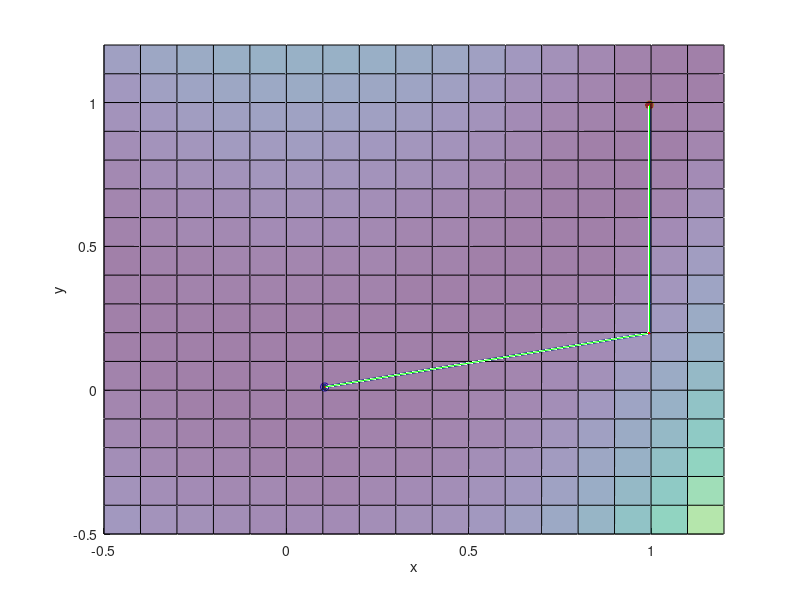
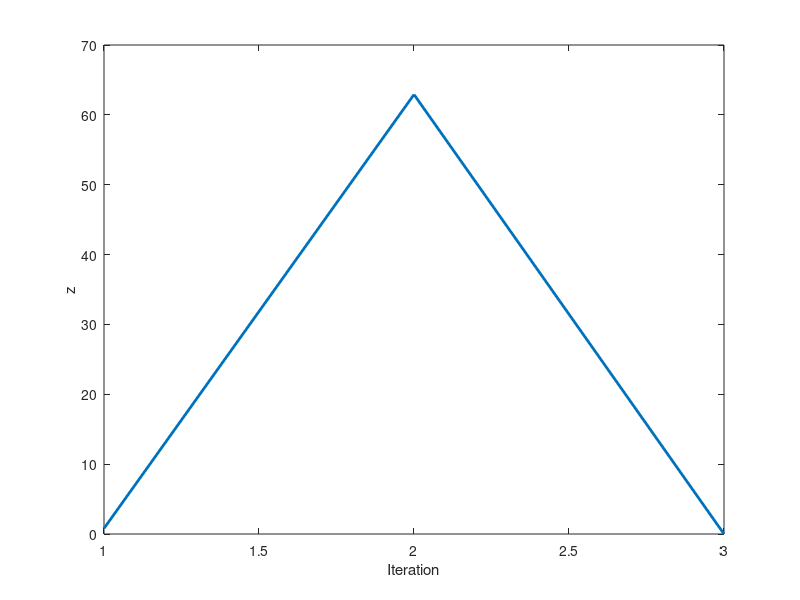

Reproduce these figures in MATLAB, in order.
clear;
close all;
x0 = -0.5:0.1:1.2;
y0 = -0.5:0.1:1.2;
[xx, yy] = meshgrid(x0, y0);
zz = (1 - xx).^2 + 100*(yy - xx.^2).^2;

x = 0.11;% rand;%0.11;
y = 0.92;% rand;%0.92;
max_iter = 1e4;
max_err = 1e-3;


for iter = 1:max_iter
    z = (1 - x)^2 + 100*(y - x^2)^2;
    dzdx = 2*x - 400*x*(- x^2 + y) - 2;
    dzdy = - 200*x^2 + 200*y;
    Hinv = [1/(2*(200*x^2 - 200*y + 1)), x/(200*x^2 - 200*y + 1);
        x/(200*x^2 - 200*y + 1), (600*x^2 - 200*y + 1)/(200*(200*x^2 - 200*y + 1))];
    d = Hinv * [dzdx; dzdy];
    x = x - d(1);
    y = y - d(2);
    z = (1 - x)^2 + 100*(y - x^2)^2;
    rollout(iter, :) = [x y z];
    if z-0 < max_err
        fprintf('Converge to minima (%.4f, %.4f) at iteration %d!\n', x, y, iter);
        break
    end
end

figure();
hold on;
plot3(rollout(:, 1),rollout(:, 2),rollout(:, 3),'.r');
plot3(rollout(:, 1),rollout(:, 2),rollout(:, 3),'-g');
plot3(rollout(1, 1),rollout(1, 2),rollout(1, 3),'ob');
plot3(rollout(iter, 1),rollout(iter, 2),rollout(iter, 3),'oy');
plot(rollout(:, 1), rollout(:, 2), 'linewidth', 2);
scatter(rollout(1, 1), rollout(1, 2), 'filled');
scatter(rollout(iter, 1), rollout(iter, 2), 'filled');
surf(xx, yy, zz, 'FaceAlpha', 0.5);
% shading interp
contour(xx, yy, zz, 20);
xlabel('x'), ylabel('y'); zlabel('z')
hold off;

figure();
plot(rollout(:, 3), 'linewidth', 2);
xlabel('Iteration'), ylabel('z');
